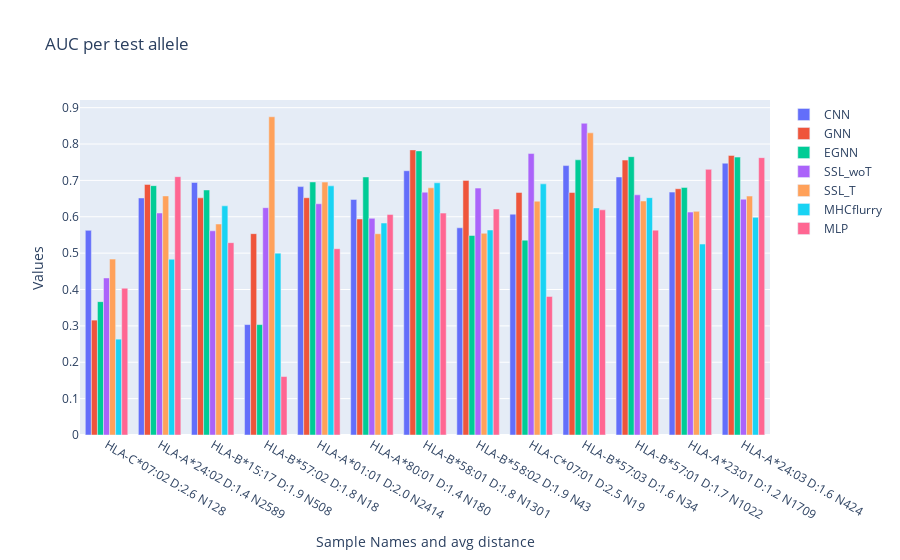

The cell this chart's notebook holds for it:
### Code cell
def get_model_output(title, dfot):
    ## Get output and distance per allele
    allele_outputs = {}
    
    for allele in test_alleles:
        gene = allele.split('*')[0].split('-')[1]
        if allele in matrix['ALL'].keys():
            #identify all the allele's IDs
            IDs = dfi.loc[dfi['allele'] == allele, 'ID'].values
            dfauc = pd.merge(dfi[dfi['ID'].isin(IDs)], dfot[dfot['ID'].isin(IDs)], on='ID')
            if len(dfauc)>0:
                allele_outputs[allele] = {}
                auc = classMetrics.roc_auc(dfauc[label_per_model[title][0]], dfauc[label_per_model[title][1]])
                allele_outputs[allele]['auc'] = auc
                allele_outputs[allele]['distance']= get_avg_distance(allele, matrix['ALL'], test_alleles) #matrix[gene]
        else:
            print(f'Allele {allele} not in Matrix ALL')
        
    #total AUC
    IDs = dfi['ID'].values
    dfauc = pd.merge(dfi[dfi['ID'].isin(IDs)], dfot[dfot['ID'].isin(IDs)], on='ID')
    allele_outputs['total_auc'] = classMetrics.roc_auc(dfauc[label_per_model[title][0]], dfauc[label_per_model[title][1]])
    print(f'TITLE {title}, AUC {allele_outputs["total_auc"]}')
    
    
    return allele_outputs


models_outputs = {}
#%% CNN outputs
title = 'CNN'
dfot = pd.read_csv('/projects/0/einf2380/data/pop_paper_data/cnn_outputs/allele_cnn_outputs.csv')
#dfot = dfo[dfo['PHASE'].str.contains('testing', case=False)]
dfot['TARGET'] = dfot['TARGET'].astype(float)
dfot['ID'] = dfot['KEY']

models_outputs[title] = get_model_output(title, dfot)

# GNN outputs
title = 'GNN'
dfot = pd.read_hdf('/projects/0/einf2380/data/pMHCI/trained_models/deeprank2/experiments/exp_100k_std_transf_bs64_naivegnn1_wloss_cl_allele_0_230607/output/output_exporter.hdf5'
                  , key="testing")
dfot['entry']= [x.split(':')[2] for x in dfot['entry']]
dfot['ID'] = dfot['entry']
dfot['output']= [x[1] for x in dfot['output']]

models_outputs[title] = get_model_output(title, dfot)

#%% EGNN outputs
def sigmoid(x):
    return np.exp(-np.logaddexp(0, -x))
title = 'EGNN'
dfo = pd.read_csv('/projects/0/einf2380/data/pop_paper_data/egnn_outputs/egnn_supervised_allele.csv')
dfot = dfo[dfo['PHASE'].str.contains('validation', case=False)]
dfot['OUTPUT_1']=sigmoid(dfot['OUTPUT_0'])
dfot['TARGET'] = dfot['TARGET'].astype(float)
dfot['ID'] = dfot['KEY']

models_outputs[title] = get_model_output(title, dfot)

# #%% SSL without TCRs outputs

# title = 'SSL_woT'
# dfo = pd.read_csv('/projects/0/einf2380/data/pop_paper_data/egnn_outputs/egnn_ssl_no_tcr_allele.csv')
# dfot = dfo[dfo['PHASE'].str.contains('validation', case=False)]
# dfot['OUTPUT_1']=sigmoid(dfot['OUTPUT_0'])
# dfot['TARGET'] = dfot['TARGET'].astype(float)
# dfot['ID'] = dfot['KEY']

# models_outputs[title] = get_model_output(title, dfot)

# #%% SSL without TCRs outputs

# title = 'SSL_T'
# dfo = pd.read_csv('/projects/0/einf2380/data/pop_paper_data/egnn_outputs/egnn_ssl_allele.csv')
# dfot = dfo[dfo['PHASE'].str.contains('validation', case=False)]
# dfot['OUTPUT_1']=sigmoid(dfot['OUTPUT_0'])
# dfot['TARGET'] = dfot['TARGET'].astype(float)
# dfot['ID'] = dfot['KEY']

# models_outputs[title] = get_model_output(title, dfot)


#%% MHCflurry outputs
title='MHCflurry'
dfo = pd.read_csv('/projects/0/einf2380/data/pop_paper_data/mhcflurry_outputs/allele_mhcflurry_outputs.csv',
                header=None, names=['ID', 'BA', 'OUTPUT_1'])

models_outputs[title] = get_model_output(title, dfo)

#%% MLP 
title='MLP'
dfo = pd.read_csv('/projects/0/einf2380/data/pop_paper_data/mlp_outputs/allele_mlp_outputs.csv',
                header=None, names=['ID', 'BA', 'OUTPUT_1'])

models_outputs[title] = get_model_output(title, dfo)

#%% Plot barplots

#fig, axes = plt.subplots(1, 4, figsize=(20, 5), sharey=True)
fig = go.Figure()

correlations = {}

# Iterate over the allele_outputs dictionary and titles list
for i, title in enumerate(models_outputs.keys()):
    allele_outputs = models_outputs[title]

    # Extract sample names and values from the dictionary
    labels = [f"{x} D:{allele_outputs[x]['distance']:.1f} N{(dfi['allele'] == x).sum()}" for x in allele_outputs if x != 'total_auc']
    values = [allele_outputs[x]['auc'] for x in allele_outputs if x != 'total_auc']

    # Create a Plotly bar plot
    #fig = go.Figure(data=[go.Bar(x=labels, y=values)])
    fig.add_trace(go.Bar(x=labels, y=values, name=title))

    # Customize the layout if needed
fig.update_layout(title='AUC per test allele', xaxis_title='Sample Names and avg distance', yaxis_title='Values')

# Adjust layout and show the plot
# plt.tight_layout()
fig.show()

#%% Plot regplot

fig, axes = plt.subplots(1, len(models_outputs), figsize=(20, 5), sharey=True)
correlations = {}

# Iterate over the allele_outputs dictionary and titles list
for i, title in enumerate(models_outputs.keys()):
    allele_outputs = models_outputs[title]
    x = [allele_outputs[x]['distance'] for x in allele_outputs if x != 'total_auc']
    y = [allele_outputs[x]['auc'] for x in allele_outputs if x != 'total_auc']
    
    correlations[title] = np.corrcoef(x, y)[0][1]
    
    # Create scatter plot with regression line
    sns.regplot(x=x, y=y, ci=99, n_boot=1000, ax=axes[i]) #lowess=True)
    axes[i].axhline(0.5, linestyle='-.', color='red', label='Baseline')
    axes[i].axhline(np.mean(y), linestyle='--', color='green', label='Average AUC')
    axes[i].axhline(np.mean(allele_outputs['total_auc']), linestyle='--', color='cyan', label='Total AUC')
    
    # Customize individual subplot
    axes[i].set_title(f'{title} Pearson:{correlations[title]:.2f}')
    axes[i].set_xlabel('Evo distance from training')
    axes[i].set_ylabel('AUC')
    
    if i == 0:
        axes[i].legend(labels=['Sample', 'Regression', 'Confidence Interval', 'Random Predictor', 'Average (un-weighted) AUC', 'Total AUC'])

# Set common y-label for all subplots
axes[0].set_ylabel('AUC')
axes[0].set_ylim(0,1.0)

# Adjust layout and show the plot
plt.tight_layout()
plt.show()


#%% Plot scatterplot

fig, axes = plt.subplots(1, len(models_outputs), figsize=(20, 5), sharey=True)
correlations = {}

# Iterate over the allele_outputs dictionary and titles list
for i, title in enumerate(models_outputs.keys()):
    allele_outputs = models_outputs[title]
    x = [allele_outputs[x]['distance'] for x in allele_outputs if x != 'total_auc']
    y = [allele_outputs[x]['auc'] for x in allele_outputs if x != 'total_auc']
    
    correlations[title] = np.corrcoef(x, y)[0][1]
    
    # Create scatter plot with regression line
    axes[i].plot(x, y, '.') #lowess=True)
    axes[i].axhline(0.5, linestyle='-.', color='red', label='Baseline')
    #axes[i].axhline(np.mean(y), linestyle='--', color='green', label='Average AUC')
    #axes[i].axhline(np.mean(allele_outputs['total_auc']), linestyle='--', color='cyan', label='Total AUC')
    
    # Customize individual subplot
    axes[i].set_title(f'{title} Pearson:{correlations[title]:.2f}')
    axes[i].set_xlabel('Evo distance from training')
    axes[i].set_ylabel('AUC')
    
    if i == 0:
        axes[i].legend(labels=['Sample', 'Random Predictor'])

# Set common y-label for all subplots
axes[0].set_ylabel('AUC')
axes[0].set_ylim(0,1.0)

# Adjust layout and show the plot
plt.tight_layout()
plt.show()

plt.clf()
print([(x, models_outputs[x]['total_auc']) for x in models_outputs])
plt.bar([x for x in models_outputs], [models_outputs[x]['total_auc'] for x in models_outputs])
plt.show()

### Figure 1 — Plotly figure (JSON) as saved in the notebook; plotly's stock layout.template omitted (floating-point values rounded to 4 significant figures)
{"data": [{"name": "CNN", "type": "bar", "x": ["HLA-C*07:02 D:2.6 N128", "HLA-A*24:02 D:1.4 N2589", "HLA-B*15:17 D:1.9 N508", "HLA-B*57:02 D:1.8 N18", "HLA-A*01:01 D:2.0 N2414", "HLA-A*80:01 D:1.4 N180", "HLA-B*58:01 D:1.8 N1301", "HLA-B*58:02 D:1.9 N43", "HLA-C*07:01 D:2.5 N19", "HLA-B*57:03 D:1.6 N34", "HLA-B*57:01 D:1.7 N1022", "HLA-A*23:01 D:1.2 N1709", "HLA-A*24:03 D:1.6 N424"], "y": [0.5626, 0.6517, 0.6943, 0.3036, 0.683, 0.6476, 0.7266, 0.5697, 0.6071, 0.7407, 0.7094, 0.6678, 0.7473]}, {"name": "GNN", "type": "bar", "x": ["HLA-C*07:02 D:2.6 N128", "HLA-A*24:02 D:1.4 N2589", "HLA-B*15:17 D:1.9 N508", "HLA-B*57:02 D:1.8 N18", "HLA-A*01:01 D:2.0 N2414", "HLA-A*80:01 D:1.4 N180", "HLA-B*58:01 D:1.8 N1301", "HLA-B*58:02 D:1.9 N43", "HLA-C*07:01 D:2.5 N19", "HLA-B*57:03 D:1.6 N34", "HLA-B*57:01 D:1.7 N1022", "HLA-A*23:01 D:1.2 N1709", "HLA-A*24:03 D:1.6 N424"], "y": [0.3159, 0.689, 0.6521, 0.5536, 0.6523, 0.5939, 0.7839, 0.7, 0.6667, 0.6667, 0.7558, 0.6771, 0.7687]}, {"name": "EGNN", "type": "bar", "x": ["HLA-C*07:02 D:2.6 N128", "HLA-A*24:02 D:1.4 N2589", "HLA-B*15:17 D:1.9 N508", "HLA-B*57:02 D:1.8 N18", "HLA-A*01:01 D:2.0 N2414", "HLA-A*80:01 D:1.4 N180", "HLA-B*58:01 D:1.8 N1301", "HLA-B*58:02 D:1.9 N43", "HLA-C*07:01 D:2.5 N19", "HLA-B*57:03 D:1.6 N34", "HLA-B*57:01 D:1.7 N1022", "HLA-A*23:01 D:1.2 N1709", "HLA-A*24:03 D:1.6 N424"], "y": [0.3667, 0.6856, 0.6737, 0.3036, 0.6958, 0.7094, 0.7811, 0.5485, 0.5357, 0.7566, 0.7653, 0.6807, 0.7641]}, {"name": "SSL_woT", "type": "bar", "x": ["HLA-C*07:02 D:2.6 N128", "HLA-A*24:02 D:1.4 N2589", "HLA-B*15:17 D:1.9 N508", "HLA-B*57:02 D:1.8 N18", "HLA-A*01:01 D:2.0 N2414", "HLA-A*80:01 D:1.4 N180", "HLA-B*58:01 D:1.8 N1301", "HLA-B*58:02 D:1.9 N43", "HLA-C*07:01 D:2.5 N19", "HLA-B*57:03 D:1.6 N34", "HLA-B*57:01 D:1.7 N1022", "HLA-A*23:01 D:1.2 N1709", "HLA-A*24:03 D:1.6 N424"], "y": [0.4318, 0.6103, 0.5614, 0.625, 0.6358, 0.5957, 0.6676, 0.6788, 0.7738, 0.8571, 0.6603, 0.6129, 0.6483]}, {"name": "SSL_T", "type": "bar", "x": ["HLA-C*07:02 D:2.6 N128", "HLA-A*24:02 D:1.4 N2589", "HLA-B*15:17 D:1.9 N508", "HLA-B*57:02 D:1.8 N18", "HLA-A*01:01 D:2.0 N2414", "HLA-A*80:01 D:1.4 N180", "HLA-B*58:01 D:1.8 N1301", "HLA-B*58:02 D:1.9 N43", "HLA-C*07:01 D:2.5 N19", "HLA-B*57:03 D:1.6 N34", "HLA-B*57:01 D:1.7 N1022", "HLA-A*23:01 D:1.2 N1709", "HLA-A*24:03 D:1.6 N424"], "y": [0.4836, 0.6573, 0.5801, 0.875, 0.6953, 0.5533, 0.6796, 0.5545, 0.6429, 0.8307, 0.6433, 0.6148, 0.6569]}, {"name": "MHCflurry", "type": "bar", "x": ["HLA-C*07:02 D:2.6 N128", "HLA-A*24:02 D:1.4 N2589", "HLA-B*15:17 D:1.9 N508", "HLA-B*57:02 D:1.8 N18", "HLA-A*01:01 D:2.0 N2414", "HLA-A*80:01 D:1.4 N180", "HLA-B*58:01 D:1.8 N1301", "HLA-B*58:02 D:1.9 N43", "HLA-C*07:01 D:2.5 N19", "HLA-B*57:03 D:1.6 N34", "HLA-B*57:01 D:1.7 N1022", "HLA-A*23:01 D:1.2 N1709", "HLA-A*24:03 D:1.6 N424"], "y": [0.2635, 0.4832, 0.6301, 0.5, 0.685, 0.5828, 0.6934, 0.5636, 0.6905, 0.6243, 0.6525, 0.525, 0.5984]}, {"name": "MLP", "type": "bar", "x": ["HLA-C*07:02 D:2.6 N128", "HLA-A*24:02 D:1.4 N2589", "HLA-B*15:17 D:1.9 N508", "HLA-B*57:02 D:1.8 N18", "HLA-A*01:01 D:2.0 N2414", "HLA-A*80:01 D:1.4 N180", "HLA-B*58:01 D:1.8 N1301", "HLA-B*58:02 D:1.9 N43", "HLA-C*07:01 D:2.5 N19", "HLA-B*57:03 D:1.6 N34", "HLA-B*57:01 D:1.7 N1022", "HLA-A*23:01 D:1.2 N1709", "HLA-A*24:03 D:1.6 N424"], "y": [0.4036, 0.7103, 0.5288, 0.1607, 0.5122, 0.6065, 0.61, 0.6212, 0.381, 0.619, 0.5633, 0.7304, 0.7626]}], "layout": {"title": {"text": "AUC per test allele"}, "xaxis": {"title": {"text": "Sample Names and avg distance"}}, "yaxis": {"title": {"text": "Values"}}}}
